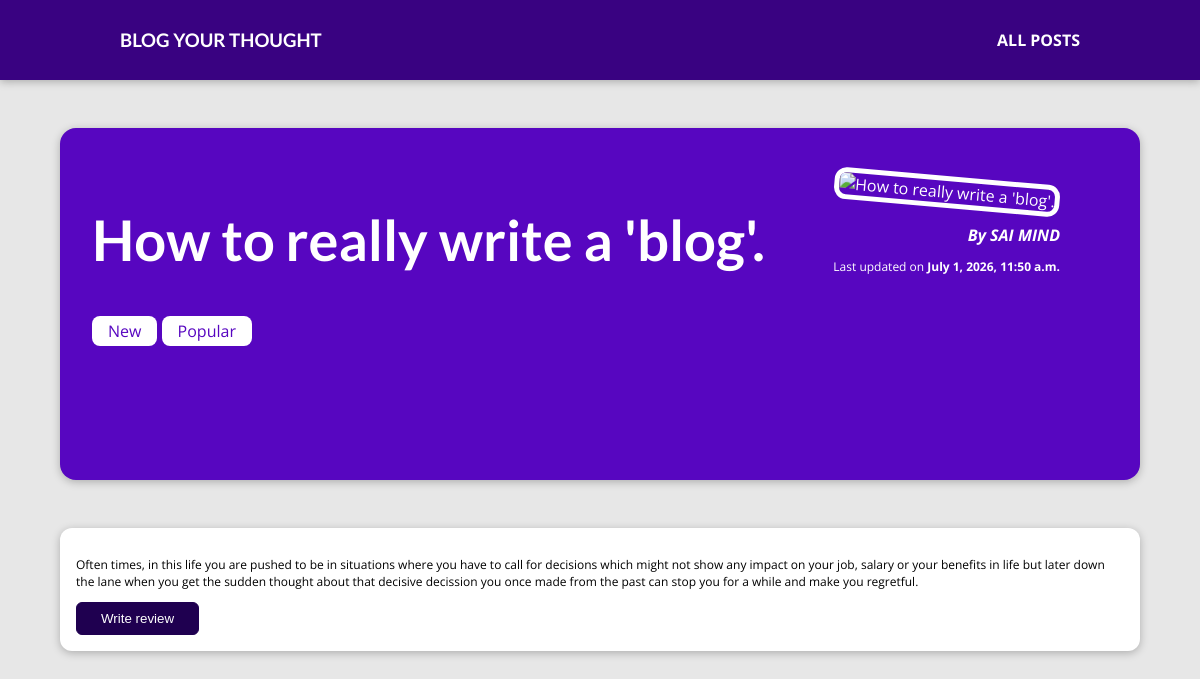
Screenshot of /posts/how-to-really-write-a-blog/ with the database file from the repository.
### myblogs/models.py (models this page shows, shortened)
class Blog(models.Model):
    class Meta:
        verbose_name = "Blog"
        verbose_name_plural = "Blogs"
    title = models.CharField(max_length=100, null=False)
    author = models.ForeignKey(
            to=Author,
            related_name="blogs",
            on_delete=models.CASCADE,
            null=False
            )
    imageUrl = models.CharField(max_length=150, null=True)
    updatedOn = models.DateTimeField(auto_now=True, null=False)
    excerpt = models.CharField(max_length=250, null=False)
    summary = models.CharField(max_length=2000, null=False)
    slug = models.SlugField(unique=True, null=False)
    tags = models.ManyToManyField(to=Tag, related_name="blogTags")

class Tag(models.Model):
    caption = models.CharField(max_length=50)
    class Meta:
        verbose_name = "Tag"
        verbose_name_plural = "Tags"

class Author(models.Model):
    first_name = models.CharField(max_length=100, null=False)
    last_name = models.CharField(max_length=100, null=False)
    email = models.EmailField(null=False, unique=True)
    class Meta:
        indexes = [
            models.Index(fields=["last_name", "first_name"])
        ]
        verbose_name = "Author"
        verbose_name_plural = "Authors"
    def get_author_fullName(self):
        return f"{self.first_name} {self.last_name}"
    def __str__(self):
        return self.get_author_fullName()

### myblogs/views.py (the view)
# urls.py: path('posts/<slug:slug>/', views.post_detail, name="posts-details"),
def post_detail(request, slug):
    posts = get_object_or_404(Blog, slug=slug)
    return render(request,'myblogs/post-detail.html',
        {
            "posts": posts,
            "tags": posts.tags.all()
        }
    )

### myblogs/templates/myblogs/post-detail.html (shortened to what this page needs)
{% extends 'base.html' %}
{% load static %}
{% block pageStyles %}
    <link rel="stylesheet" href="{% static 'myblogs/css/post-detail.css' %}"/>
{% endblock%}
{% block pageContent %}
    <section id="summary">
        <h2>{{posts.title}}</h2>
        <div>
            {% for tag in tags %}
                <span class="tag">{{ tag.caption }}</span>
            {% endfor %}
        </div>
        <article>
            <img src="{% static 'myblogs/images/'%}{{posts.imageName}}" alt="{{posts.title}}"/>
            <address>By <a href="mailto:{{ posts.author.email }}">{{posts.author}}</a></address>
            <p>Last updated on <time>{{ posts.updatedOn }}</time></p>
        </article>
    </section>
    <main>
        <p>{{posts.summary}}</p>
        <section class="review-button">
            <button type="button" onclick="location.href='{% url 'posts-review-form' %}'">Write review</button>
        </section>
    </main>
{% endblock %}

### templates/base.html (shortened to what this page needs)
{% load static %}
<!DOCTYPE html>
<html lang="en">
<head>
    <link rel="stylesheet" href="{% static 'app.css' %}" />
    {% block pageStyles %}
    {% endblock %}
</head>
<body>
    <header id="main-navigation">
        <h3><a href="{% url 'landing-page' %}" >BLOG YOUR THOUGHT </a></h3>
        <nav>
            <a href="{% url 'all-posts' %}">ALL POSTS</a>
        </nav>
    </header>
    {% block pageContent %}
    {% endblock %}
</body>
</html>

### static/app.css (style rules this page uses)
* { box-sizing: border-box; }
html { font-family: 'Open Sans', 'Lato', sans-serif; }
body { margin: 0; }
h1, h2, h3 { font-family: 'Lato', sans-serif; font-weight: bold; }
#main-navigation { width: 100%; height: 5rem; display: flex; justify-content: space-between; align-items: center; padding: 0 10%; position: absolute; top: 0; left: 0; }
#main-navigation a { text-decoration: none; color: white; font-weight: bold; }
p { font-size: 12px; }

### myblogs/static/myblogs/css/post-detail.css (style rules this page uses)
body { background-color: #e7e7e7; }
#main-navigation { background-color: #390281; box-shadow: 0 2px 8px rgba(0, 0, 0, 0.25); }
#summary { margin: 8rem auto 3rem auto; padding: 2rem; width: 90%; max-width: 90rem; border-radius: 16px; background-color: #5706c0; position: relative; box-shadow: 0 2px 8px rgba(0, 0, 0, 0.25); height: 22rem; }
#summary h2 { color: white; font-size: 3.5rem; }
#summary article { position: absolute; top: 2rem; right: 3rem; padding: 1rem 2rem; border-radius: 12px; text-align: right; color: white; }
#summary article img { width: 12rem; height: 12rem; border-radius: 12px; transform: rotateZ(5deg); border: 5px solid white; margin-bottom: 1rem; }
#summary address { font-weight: bold; }
#summary time { font-weight: bold; }
#summary a { text-decoration: none; color: white; }
main { width: 90%; max-width: 90rem; margin: 3rem auto; background-color: white; padding: 1rem; border-radius: 12px; box-shadow: 0 2px 8px rgba(0, 0, 0, 0.25); }
.tag { background-color: white; color: #5706c0; padding: 0.25rem 1rem; border-radius: 8px; }
.review-button button { cursor: pointer; padding: 0.5rem 1.5rem; border-radius: 6px; background-color: #1f0050; color: white; border: 1px solid #1f0050; }

### rows the page displays
Blog: title "How to really write a 'blog'.", author "SAI MIND", updatedOn "July 1, 2026, 11:50 a.m.", summary "Often times, in this life you are pushed to be in situations where you have to call for decisions which might not show any impact on your job, salary or your benefits in life but later down the lane when you get the sudden thought about that decisive decission you once made from the past can stop you for a while and make you regretful."
Tag: caption "New"
Tag: caption "Popular"
